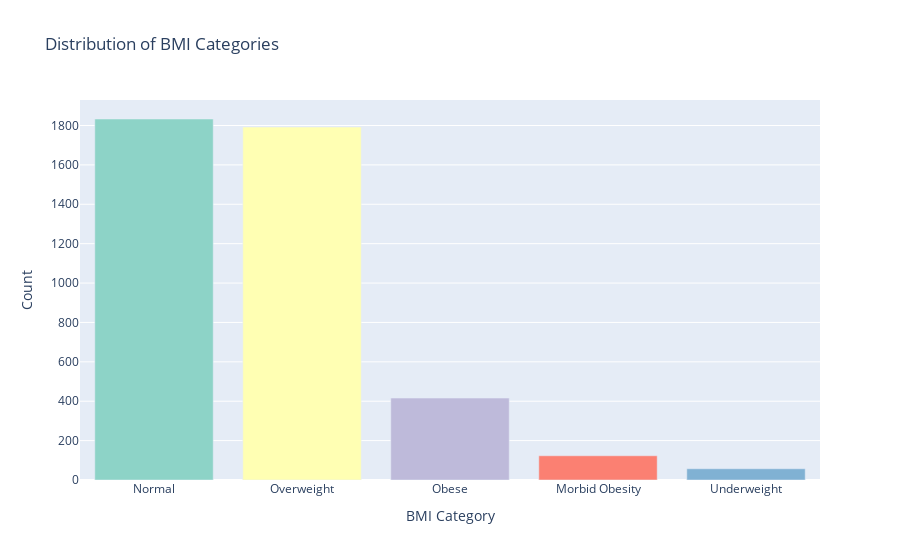

Notebook code cell kept with this figure:
### Code cell
bmi_labels = ['Underweight', 'Normal', 'Overweight', 'Obese', 'Morbid Obesity']
df['BMI_category'] = pd.cut(
    df['BMI'],
    bins=[0, 18.5, 24.9, 29.99, 34.9, float('inf')],
    labels=bmi_labels
)

# Get the count of each BMI category
bmi_counts = df['BMI_category'].value_counts().reset_index()
bmi_counts.columns = ['BMI Category', 'Count']  # Rename columns for clarity

# Bar Chart for the 'BMI_category' variable
bar_chart = px.bar(
    bmi_counts,
    x='BMI Category',
    y='Count',
    title='Distribution of BMI Categories',
    labels={'BMI Category': 'BMI Category', 'Count': 'Count'},
    color='BMI Category',
    color_discrete_sequence=px.colors.qualitative.Set3  # Custom color scheme
)

bar_chart.update_layout(showlegend=False)
bar_chart.show()
bar_chart.write_html("interactive_BMI_bar grapgh.html")

### Figure 1 — Plotly figure (JSON) as saved in the notebook; plotly's stock layout.template omitted (floating-point values rounded to 4 significant figures)
{"data": [{"alignmentgroup": "True", "hovertemplate": "BMI Category=%{x}<br>Count=%{y}<extra></extra>", "legendgroup": "Normal", "marker": {"color": "rgb(141,211,199)", "pattern": {"shape": ""}}, "name": "Normal", "offsetgroup": "Normal", "orientation": "v", "showlegend": true, "textposition": "auto", "type": "bar", "x": ["Normal"], "xaxis": "x", "y": [1833], "yaxis": "y"}, {"alignmentgroup": "True", "hovertemplate": "BMI Category=%{x}<br>Count=%{y}<extra></extra>", "legendgroup": "Overweight", "marker": {"color": "rgb(255,255,179)", "pattern": {"shape": ""}}, "name": "Overweight", "offsetgroup": "Overweight", "orientation": "v", "showlegend": true, "textposition": "auto", "type": "bar", "x": ["Overweight"], "xaxis": "x", "y": [1792], "yaxis": "y"}, {"alignmentgroup": "True", "hovertemplate": "BMI Category=%{x}<br>Count=%{y}<extra></extra>", "legendgroup": "Obese", "marker": {"color": "rgb(190,186,218)", "pattern": {"shape": ""}}, "name": "Obese", "offsetgroup": "Obese", "orientation": "v", "showlegend": true, "textposition": "auto", "type": "bar", "x": ["Obese"], "xaxis": "x", "y": [416], "yaxis": "y"}, {"alignmentgroup": "True", "hovertemplate": "BMI Category=%{x}<br>Count=%{y}<extra></extra>", "legendgroup": "Morbid Obesity", "marker": {"color": "rgb(251,128,114)", "pattern": {"shape": ""}}, "name": "Morbid Obesity", "offsetgroup": "Morbid Obesity", "orientation": "v", "showlegend": true, "textposition": "auto", "type": "bar", "x": ["Morbid Obesity"], "xaxis": "x", "y": [123], "yaxis": "y"}, {"alignmentgroup": "True", "hovertemplate": "BMI Category=%{x}<br>Count=%{y}<extra></extra>", "legendgroup": "Underweight", "marker": {"color": "rgb(128,177,211)", "pattern": {"shape": ""}}, "name": "Underweight", "offsetgroup": "Underweight", "orientation": "v", "showlegend": true, "textposition": "auto", "type": "bar", "x": ["Underweight"], "xaxis": "x", "y": [57], "yaxis": "y"}], "layout": {"barmode": "relative", "legend": {"title": {"text": "BMI Category"}, "tracegroupgap": 0}, "showlegend": false, "title": {"text": "Distribution of BMI Categories"}, "xaxis": {"anchor": "y", "categoryarray": ["Normal", "Overweight", "Obese", "Morbid Obesity", "Underweight"], "categoryorder": "array", "domain": [0, 1], "title": {"text": "BMI Category"}}, "yaxis": {"anchor": "x", "domain": [0, 1], "title": {"text": "Count"}}}}
